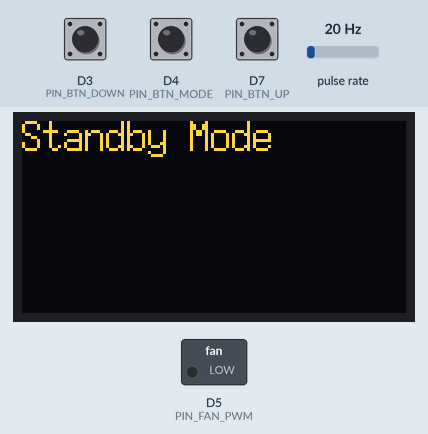
Simulated run of this program. Board: ESP8266 (NodeMCU). On the bench: 128×64 one-colour display, switched loads named in the program (green lamp = pin HIGH). Wiring (inferred from the names in the program): pulse sensor: data D6. The test bench sets the inputs (shaded band); at power-on: D4 (PIN_BTN_MODE) HIGH, D7 (PIN_BTN_UP) HIGH, pulse rate 20 Hz, D3 (PIN_BTN_DOWN) HIGH. The OLED is the two-colour kind (top 16 rows yellow); WiFi joins after 1.5 s; servers stay silent unless stated.

Above: at 3.0 s.
3.1 s: D4 (PIN_BTN_MODE) pulled LOW for 1 s
At 5.0 s:
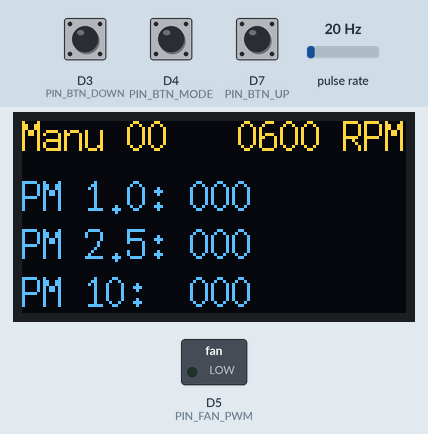
5.6 s: D7 (PIN_BTN_UP) pulled LOW for 3.2 s
At 8.5 s:
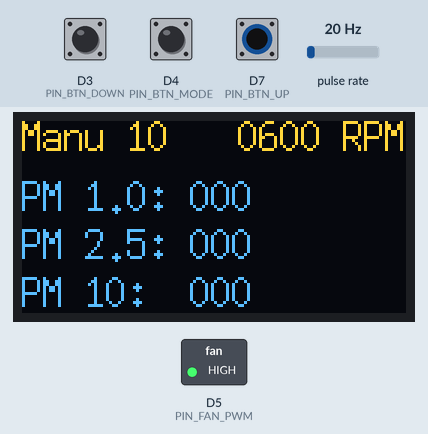
10.3 s: pulse rate (sensor on D6) set to 4 Hz
At 13.0 s:
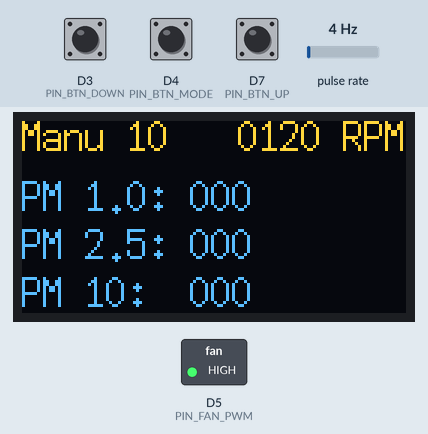
13.3 s: D3 (PIN_BTN_DOWN) pulled LOW for 1 s
At 15.3 s:
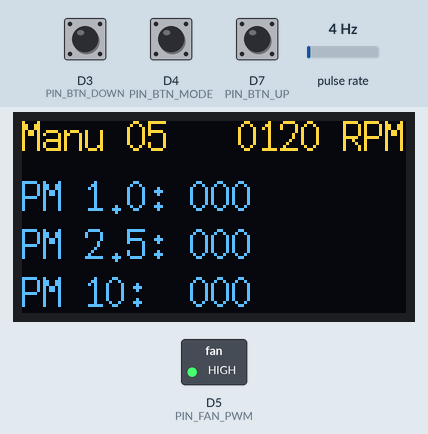
15.8 s: pulse rate (sensor on D6) set to 50 Hz
At 16.7 s:
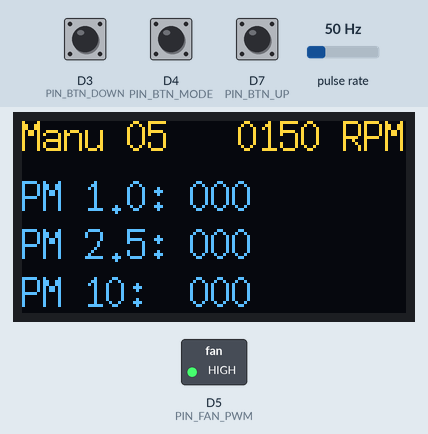
18.4 s: D3 (PIN_BTN_DOWN) pulled LOW for 0.15 s
At 19.2 s:
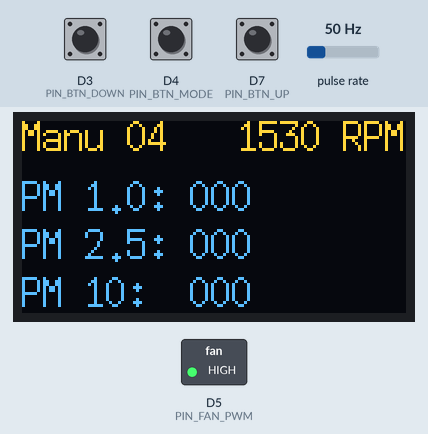
Timing chart, 0 to 21.4 s (numbered marks = the images above; inputs shaded):
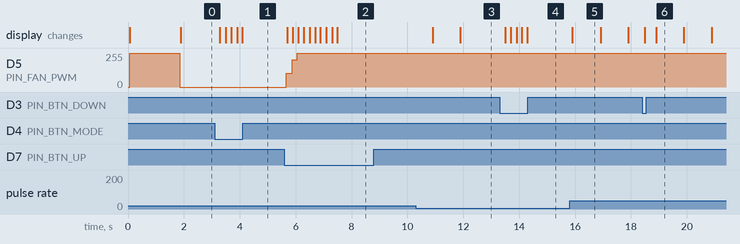

Measured:
- after the input at 3.1 s, the display: first changes after 0.18 s (image 1 shows a later state)
- after the input at 5.6 s, D5 (PIN_FAN_PWM): 0/255 → 102/255 after 0.07 s, → 204/255 0.21 s later, → 255/255 0.18 s later; the display: first changes after 0.09 s (image 2 shows a later state)
- after the input at 10.3 s, the display: first changes after 0.60 s (image 3 shows a later state)
- after the input at 13.3 s, the display: first changes after 0.19 s (image 4 shows a later state)
- after the input at 15.8 s, the display: changes after 0.10 s (image 5)
- after the input at 18.4 s, the display: first changes after 0.09 s (image 6 shows a later state)
- what the display in image 5 shows lasts 1.0 s, from 15.9 s to 16.9 s

The program:

Main.cpp
```cpp
#include <Arduino.h>
#include <ESP8266WiFi.h>
#include <BlynkSimpleEsp8266.h>
#include <Wire.h>
#include <U8g2lib.h>

#define PIN_FAN_PWM         D5
#define PIN_FAN_TACHO       D6
#define PIN_OLED_SDA        D1
#define PIN_OLED_SCL        D2
#define PIN_BTN_UP          D7
#define PIN_BTN_DOWN        D3
#define PIN_BTN_MODE        D4

#define VPIN_POWER          V0
#define VPIN_MODE           V1
#define VPIN_PM_1_0         V2
#define VPIN_PM_2_5         V3
#define VPIN_PM_10          V4
#define VPIN_RPM            V5
#define VPIN_FILTER_LIFE    V6
#define VPIN_SPEED          V7
#define VPIN_ALERT          V8

char auth[] = "xxxxxxxxxxxxxxxxxxxxxxx";

BlynkTimer blynk_timer;
U8G2_SSD1306_128X64_NONAME_F_HW_I2C u8g2 (
        U8G2_R0,
        U8X8_PIN_NONE,
        PIN_OLED_SCL,
        PIN_OLED_SDA);

namespace state {
    bool power_on = false;
    bool auto_mode = false;
    uint8_t manual_speed = 0;
    uint8_t auto_speed = 0;
    bool alarm_sent = false;
    uint16_t alarm_level = 0;
    uint16_t tacho_value = 0;
    uint16_t fan_rpm = 0;
    uint16_t pm_1_0 = 0;
    uint16_t pm_2_5 = 0;
    uint16_t pm_10 = 0;
}

void fanTachoHandler() {
    state::tacho_value += 1;
}

BLYNK_WRITE(VPIN_ALERT) {
    state::alarm_sent = false;
    state::alarm_level = param.asInt();
}

BLYNK_WRITE(VPIN_SPEED) {
    state::manual_speed = param.asInt();
}


BLYNK_WRITE(VPIN_POWER) {
    state::power_on = param.asInt() == 1;
}

BLYNK_WRITE(VPIN_MODE) {
    state::auto_mode = param.asInt() == 1;
}

void pollStatus() {
    state::fan_rpm = state::tacho_value * 30;
    state::tacho_value = 0;
    Blynk.virtualWrite(VPIN_RPM, state::fan_rpm);
}

void pollSerial() {
    if(Serial.available() < 32) return;
    uint8_t buf[32];
    Serial.readBytes(buf, 32);
    if(buf[0] != 0x42 || buf[1] != 0x4d) {
        while(Serial.read() >= 0);
        return;
    }
    state::pm_1_0 = (buf[4] << 8) | buf[5];
    state::pm_2_5 = (buf[6] << 8) | buf[7];
    state::pm_10 = (buf[8] << 8) | buf[9];
    Blynk.virtualWrite(VPIN_PM_1_0, state::pm_1_0);
    Blynk.virtualWrite(VPIN_PM_2_5, state::pm_2_5);
    Blynk.virtualWrite(VPIN_PM_10,  state::pm_10);

    uint16_t max_val = max(max(state::pm_1_0, state::pm_2_5), state::pm_10);
    state::auto_speed = max_val / 10;
    if(
            state::power_on && !state::alarm_sent &&
            state::alarm_level > 0 && max_val > state::alarm_level)
    {
        Blynk.notify("PM Level Alarm");
        state::alarm_sent = true;
    }
}

void pollButton() {
    if(digitalRead(PIN_BTN_MODE) == 0) {
        if(!state::power_on) {
            state::power_on = true;
            state::auto_mode = true;
        } else if(state::auto_mode) {
            state::auto_mode = false;
        } else {
            state::power_on = false;
        }
        Blynk.virtualWrite(VPIN_POWER, state::power_on);
        Blynk.virtualWrite(VPIN_MODE, state::auto_mode);
    } else if(digitalRead(PIN_BTN_UP) == 0) {
        if(!state::auto_mode && state::manual_speed < 10) {
            state::manual_speed += 1;
            Blynk.virtualWrite(VPIN_SPEED, state::manual_speed);
        }
    } else if(digitalRead(PIN_BTN_DOWN) == 0) {
        if(!state::auto_mode && state::manual_speed > 0) {
            state::manual_speed -= 1;
            Blynk.virtualWrite(VPIN_SPEED, state::manual_speed);
        }
    }
}

void setup() {
    // OLED Screen
    u8g2.begin();
    u8g2.setFont(u8g2_font_7x14_mf);
    u8g2.drawStr(0, 10, "Initializing...");
    u8g2.sendBuffer();

    // Fan PWM
    pinMode(PIN_FAN_PWM, OUTPUT);
    analogWriteFreq(25000);
    analogWrite(PIN_FAN_PWM, 410);

    // Fan Tacho
    pinMode(PIN_FAN_TACHO, INPUT_PULLUP);
    attachInterrupt(digitalPinToInterrupt(PIN_FAN_TACHO), fanTachoHandler, RISING);

    // PM2.5 Sensor
    Serial.begin(9600);
    blynk_timer.setInterval(500L, pollSerial);

    // Buttons
    pinMode(PIN_BTN_UP, INPUT_PULLUP);
    pinMode(PIN_BTN_DOWN, INPUT_PULLUP);
    pinMode(PIN_BTN_MODE, INPUT_PULLUP);
    blynk_timer.setInterval(200L, pollButton);

    // Blynk
    Blynk.begin(auth, "xxxxx", "xxxxxxxxxx");
    blynk_timer.setInterval(1000L, pollStatus);

}

void loop() {
    Blynk.run();
    blynk_timer.run();

    if(!state::power_on) {
        analogWrite(PIN_FAN_PWM, 0);
    } else if (state::auto_mode) {
        analogWrite(PIN_FAN_PWM, state::auto_speed * 102.4);
    } else { // manual mode
        analogWrite(PIN_FAN_PWM, state::manual_speed * 102.4);
    }

    u8g2.clearBuffer();
    if(!state::power_on) {
        u8g2.drawStr(0, 10, "Standby Mode");
    } else {
        u8g2.setCursor(0, 10);
        u8g2.print(state::auto_mode ? "Auto " : "Manu ");
        u8g2.print(u8x8_u8toa(state::auto_mode ? state::auto_speed : state::manual_speed, 2));
        u8g2.setCursor(72, 10);
        u8g2.print(u8x8_u16toa(state::fan_rpm, 4));
        u8g2.print(" RPM");
        u8g2.setCursor(0, 30);
        u8g2.print("PM 1.0: ");
        u8g2.print(u8x8_u16toa(state::pm_1_0, 3));
        u8g2.setCursor(0, 46);
        u8g2.print("PM 2.5: ");
        u8g2.print(u8x8_u16toa(state::pm_2_5, 3));
        u8g2.setCursor(0, 62);
        u8g2.print("PM 10:  ");
        u8g2.print(u8x8_u16toa(state::pm_10, 3));
    }
    u8g2.sendBuffer();
}
```
